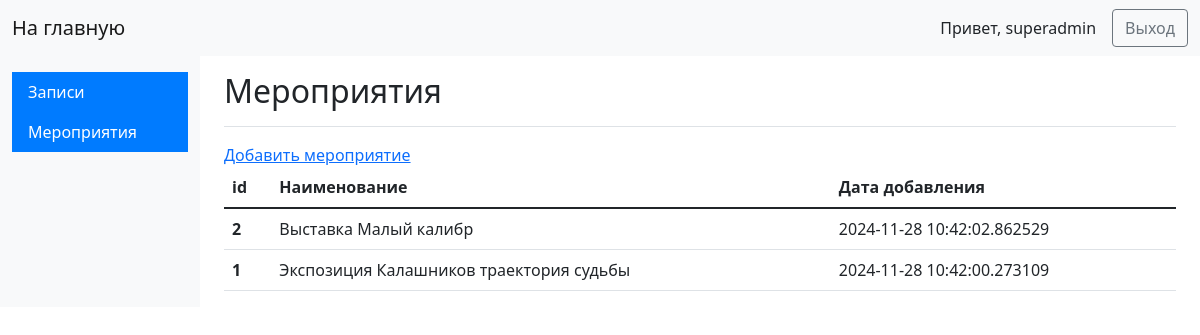
The page /admin/categories (signed in) on the database as committed earlier.
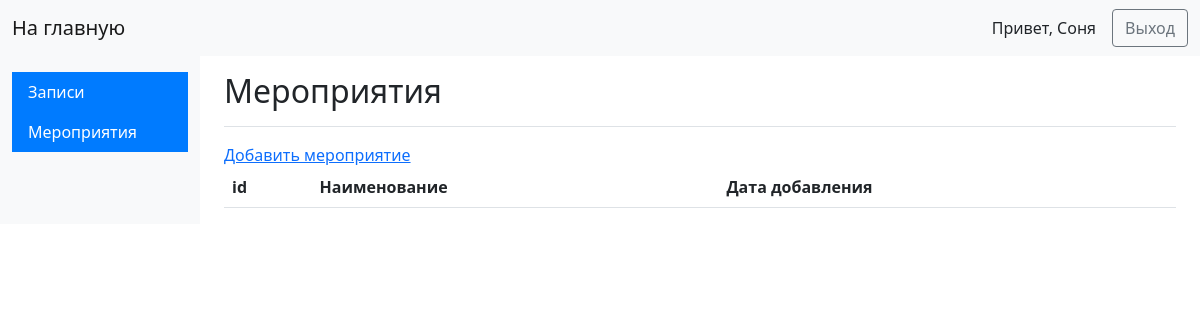
The same page on the database as committed later.
### app.py (models this page shows, shortened)
class Admin(UserMixin, db.Model):
    __tablename__ = "admins"
    admin_id = db.Column(db.Integer(), primary_key=True)
    admin_name = db.Column(db.String(30), nullable=True)
    password_hash = db.Column(db.String(127))

class Category(db.Model):
    category_id = db.Column(db.Integer, primary_key=True)
    category_name = db.Column(db.String(60), nullable=False)
    created_on = db.Column(db.DateTime(), default=datetime.utcnow)

### app.py (the view)
@app.route('/admin/categories', methods=['GET'])
def categories():
    if 'username' not in session:
        return redirect('/admin')
    else:
        categories = Category.query.order_by(desc(Category.created_on)).all()
        autor = session['username']
        return render_template('categories.html',categories=categories, autor=autor)

### app.py (called while the page is built)
@login.user_loader
def load_user(id):
    return db.session.get(Admin, int(id))

### templates/categories.html
{% extends 'base_admin.html' %}
{% block content %}
        <main class="col-md-9 ms-sm-auto col-lg-10 px-md-4">
            <div class="d-flex justify-content-between flex-wrap flex-md-nowrap align-items-center pt-3 pb-2 mb-3 border-bottom">
                <h1 class="h2">Мероприятия</h1>
            </div>
            <a href="/admin/categories/add">Добавить мероприятие</a>
            <table class="table">
              <thead class="thead-dark">
                <tr>
                  <th scope="col">id</th>
                  <th scope="col">Наименование</th>
                  <th scope="col">Дата добавления</th>
                </tr>
              </thead>
              <tbody>
                {% for category in categories %}
                    <tr>
                      <th scope="row">{{ category.category_id }}</th>
                      <td>{{ category.category_name }}</td>
                      <td>{{ category.created_on }}</td>
                    </tr>
                {% endfor %}
              </tbody>
            </table>
{% endblock %}

### templates/base_admin.html (shortened to what this page needs)
<!DOCTYPE html>
<html lang="en">
<head>
    <link href="https://cdn.jsdelivr.net/npm/bootstrap@5.1.3/dist/css/bootstrap.min.css" rel="stylesheet">
</head>
<body>
<nav class="navbar navbar-expand-lg navbar-light bg-light">
    <div class="container-fluid">
        <a class="navbar-brand" href="/admin">На главную</a>
        <div class="d-flex align-items-center">
            <span class="me-3">Привет, {{ autor }}</span>
            <a class="btn btn-outline-secondary" href="/out" type="button">Выход</a>
        </div>
    </div>
</nav>
<div class="container-fluid">
    <div class="row">
        <nav id="sidebarMenu" class="col-md-3 col-lg-2 d-md-block bg-light sidebar collapse">
            <div class="position-sticky pt-3">
                <ul class="nav flex-column">
                    <li class="nav-item">
                        <a class="nav-link active" aria-current="page" href="/admin/goods">
                            Записи
                        </a>
                        <a class="nav-link active" aria-current="page" href="/admin/categories">
                            Мероприятия
                        </a>
                    </li>
                </ul>
            </div>
        </nav>
        {% block content %}
        {% endblock %}
        </main>
    </div>
</div>
</body>
</html>

Rows that differ between the two databases and show on the page:
removed Category: category_id "2", category_name "Выставка Малый калибр", created_on "2024-11-28 10:42:02.862529"
removed Category: category_id "1", category_name "Экспозиция Калашников траектория судьбы", created_on "2024-11-28 10:42:00.273109"
changed Admin: admin_name "superadmin" → "Соня"
